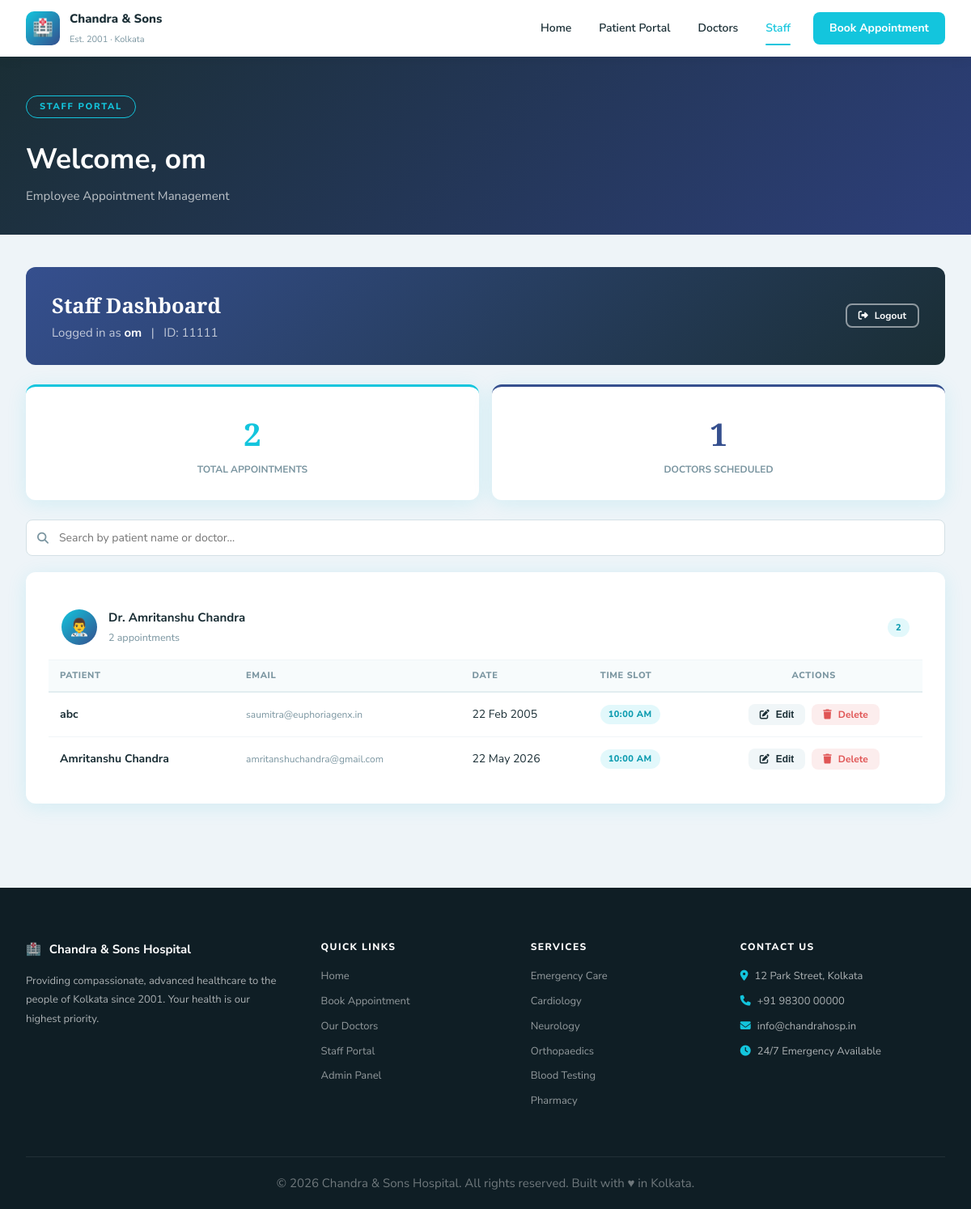
/staff.php (signed in), run on the app's committed database.
### tables this page shows
CREATE TABLE `appointments` (
  `id` int NOT NULL AUTO_INCREMENT,
  `patient_name` varchar(100) DEFAULT NULL,
  `email` varchar(100) DEFAULT NULL,
  `phone` varchar(15) DEFAULT NULL,
  `doctor_name` varchar(100) DEFAULT NULL,
  `appointment_date` date DEFAULT NULL,
  `appointment_time` varchar(50) DEFAULT NULL,
  `created_at` timestamp NULL DEFAULT CURRENT_TIMESTAMP,
  PRIMARY KEY (`id`)
);

### staff.php (the view, shortened to what this page needs)
<?php
$conn = new mysqli("localhost", "root", "Amrit@2020", "doctor_booking");
$msg = ""; $msg_type = "success";
$grouped_data = [];
$total_appts = 0;
if (isset($_SESSION['staff_id'])) {
    $appts = $conn->query("SELECT * FROM appointments ORDER BY doctor_name ASC, appointment_date ASC");
    if ($appts) { while ($row = $appts->fetch_assoc()) { $grouped_data[$row['doctor_name']][] = $row; $total_appts++; } }
}
require 'header.php';
?>
<div style="background:linear-gradient(135deg,var(--dark),#2d3f7a);padding:48px 0 36px;">
  <div class="container">
    <span class="section-label" style="color:var(--primary);border-color:var(--primary);">Staff Portal</span>
    <h1 style="color:white;font-size:2.2rem;margin-top:8px;">
      <?= isset($_SESSION['staff_id']) ? 'Welcome, '.htmlspecialchars($_SESSION['staff_name']) : 'Staff Login' ?>
    </h1>
    <p style="color:rgba(255,255,255,.7);margin-top:6px;">Employee Appointment Management</p>
  </div>
</div>
<div class="page-wrap page-wrap-alt">
<div class="container" style="padding-top:40px;">
<?php if (!isset($_SESSION['staff_id'])): ?>
<div style="max-width:460px;margin:auto;">
  <?php if ($msg): ?>
  <div class="alert alert-<?= $msg_type ?>"><i class="fa fa-exclamation-circle"></i> <?= htmlspecialchars($msg) ?></div>
  <?php endif; ?>
  <div class="form-card">
    <div style="text-align:center;margin-bottom:28px;">
      <div style="width:72px;height:72px;border-radius:50%;background:linear-gradient(135deg,var(--secondary),var(--dark));display:grid;place-items:center;font-size:2rem;margin:0 auto 16px;">👨‍💼</div>
      <h3>Staff Login</h3>
      <p class="text-muted">Access the appointment management system</p>
    </div>
    <form method="POST">
      <div class="form-group">
        <label class="form-label">Employee ID</label>
        <input name="uid" class="form-control" placeholder="Your staff employee ID" required>
      </div>
      <div class="form-group">
        <label class="form-label">Password</label>
        <input type="password" name="pass" class="form-control" placeholder="Your password" required>
      </div>
      <button class="btn btn-secondary btn-full" name="login">
        <i class="fa fa-sign-in-alt"></i> Login to Portal
      </button>
    </form>
  </div>
</div>
<?php else: ?>
<div class="dash-header" style="background:linear-gradient(135deg,var(--secondary),var(--dark));">
  <div>
    <h2>Staff Dashboard</h2>
    <p style="color:rgba(255,255,255,.7);">
      Logged in as <strong style="color:white;"><?= htmlspecialchars($_SESSION['staff_name']) ?></strong>
      &nbsp; | &nbsp; ID: <?= htmlspecialchars($_SESSION['staff_id']) ?>
    </p>
  </div>
  <a href="staff.php?logout=1" class="btn btn-outline-white btn-sm">
    <i class="fa fa-sign-out-alt"></i> Logout
  </a>
</div>
<div class="grid-2 mb-24" style="gap:16px;">
  <div class="dash-card" style="text-align:center;border-top:3px solid var(--primary);">
    <div style="font-size:2.4rem;font-family:'Playfair Display',serif;color:var(--primary);font-weight:900;"><?= $total_appts ?></div>
    <div style="font-size:12px;color:var(--muted);font-weight:700;margin-top:4px;">TOTAL APPOINTMENTS</div>
  </div>
  <div class="dash-card" style="text-align:center;border-top:3px solid var(--secondary);">
    <div style="font-size:2.4rem;font-family:'Playfair Display',serif;color:var(--secondary);font-weight:900;"><?= count($grouped_data) ?></div>
    <div style="font-size:12px;color:var(--muted);font-weight:700;margin-top:4px;">DOCTORS SCHEDULED</div>
  </div>
</div>
<div class="search-wrap">
  <i class="fa fa-search"></i>
  <input type="text" id="searchInput" class="search-input" onkeyup="filterData()" placeholder="Search by patient name or doctor…">
</div>
<?php if (!empty($grouped_data)): ?>
<div id="dataWrapper">
  <?php foreach ($grouped_data as $doctor => $pat_list): ?>
  <div class="doc-section filter-card dash-card" data-doctor="<?= strtolower(htmlspecialchars($doctor)) ?>" style="margin-bottom:24px;">
    <div class="doc-section-header">
      <div class="doc-avatar-sm">👨‍⚕️</div>
      <div>
        <h4 style="color:var(--dark);margin:0;">Dr. <?= htmlspecialchars($doctor) ?></h4>
        <small style="color:var(--muted);"><?= count($pat_list) ?> appointment<?= count($pat_list)>1?'s':'' ?></small>
      </div>
      <span class="badge badge-primary" style="margin-left:auto;"><?= count($pat_list) ?></span>
    </div>
    <div class="table-wrap">
      <table>
        <thead>
          <tr><th>Patient</th><th>Email</th><th>Date</th><th>Time Slot</th><th style="text-align:center;">Actions</th></tr>
        </thead>
        <tbody>
          <?php foreach ($pat_list as $row): ?>
          <tr class="patient-row" data-name="<?= strtolower(htmlspecialchars($row['patient_name'])) ?>">
            <td><strong style="color:var(--dark);"><?= htmlspecialchars($row['patient_name']) ?></strong></td>
            <td><span style="font-size:12px;color:var(--muted);"><?= htmlspecialchars($row['email']) ?></span></td>
            <td><?= date('d M Y', strtotime($row['appointment_date'])) ?></td>
            <td><span class="badge badge-primary"><?= htmlspecialchars($row['appointment_time']) ?></span></td>
            <td style="text-align:center;">
              <div style="display:flex;gap:8px;justify-content:center;">
                <button class="btn btn-ghost btn-sm" onclick="toggleEdit(<?= $row['id'] ?>)">
                  <i class="fa fa-edit"></i> Edit
                </button>
                <a href="staff.php?delete=<?= $row['id'] ?>" class="btn btn-danger-soft btn-sm"
                   onclick="return confirm('Delete this appointment permanently?')">
                  <i class="fa fa-trash"></i> Delete
                </a>
              </div>
            </td>
          </tr>
          <?php endforeach; ?>
        </tbody>
      </table>
    </div>
  </div>
  <?php endforeach; ?>
</div>
<?php endif; ?>
<?php endif; ?>
</div>
</div>
<?php require 'footer.php'; ?>

### css/style.css (style rules this page uses)
:root { --primary: #13C5DD; --primary-dark: #0d9cb0; --secondary: #354F8E; --dark: #1a2e35; --light: #f0f6f8; --muted: #7a95a0; --success: #27c98f; --danger: #e05555; --warning: #f5c842; --radius: 12px; --radius-sm: 8px; --shadow: 0 4px 24px rgba(19,197,221,.12); --shadow-md: 0 8px 40px rgba(53,79,142,.15); }
*, *::before, *::after { box-sizing: border-box; margin: 0; padding: 0; }
html { scroll-behavior: smooth; }
body { font-family: 'Nunito Sans', sans-serif; background: #f5f8fa; color: var(--dark); line-height: 1.6; font-size: 15px; }
.container { max-width: 1200px; margin: 0 auto; padding: 0 32px; }
.section-label { display: inline-block; font-size: 11px; font-weight: 800; letter-spacing: .16em; text-transform: uppercase; color: var(--primary); border: 1.5px solid var(--primary); border-radius: 20px; padding: 4px 16px; margin-bottom: 14px; }
.mb-24 { margin-bottom: 24px; }
.grid-2 { display: grid; grid-template-columns: 1fr 1fr; gap: 24px; }
.btn { display: inline-flex; align-items: center; gap: 8px; padding: 11px 24px; border-radius: 8px; font-size: 14px; font-weight: 700; border: none; cursor: pointer; text-decoration: none; transition: all .2s; line-height: 1; }
.btn-outline-white { background: transparent; color: white; border: 2px solid rgba(255,255,255,.5); }
.btn-ghost { background: var(--light); color: var(--dark); border: none; }
.btn-danger-soft { background: rgba(224,85,85,.1); color: var(--danger); }
.btn-sm { padding: 7px 14px; font-size: 12px; }
.page-wrap { padding: 0 0 80px; }
.page-wrap-alt { background: #eef4f8; padding-top: 0; }
.dash-card { background: white; border-radius: var(--radius); padding: 28px; box-shadow: var(--shadow); margin-bottom: 0; }
.dash-header { background: linear-gradient(135deg, var(--primary), var(--secondary)); border-radius: var(--radius); padding: 28px 32px; display: flex; align-items: center; justify-content: space-between; color: white; margin-bottom: 24px; }
.dash-header h2 { font-family: 'Playfair Display', serif; font-size: 1.6rem; font-weight: 900; }
.badge { display: inline-block; padding: 3px 10px; border-radius: 20px; font-size: 11px; font-weight: 800; letter-spacing: .04em; }
.badge-primary { background: rgba(19,197,221,.12); color: var(--primary-dark); }
.table-wrap { overflow-x: auto; }
table { width: 100%; border-collapse: collapse; }
th { font-size: 11px; font-weight: 800; text-transform: uppercase; letter-spacing: .06em; color: var(--muted); padding: 10px 14px; background: #f7fbfc; border-bottom: 2px solid #e2edf0; text-align: left; }
td { padding: 14px; border-bottom: 1px solid #f0f5f7; font-size: 14px; vertical-align: middle; }
tr:last-child td { border-bottom: none; }
.search-wrap { position: relative; margin-bottom: 20px; }
.search-wrap i { position: absolute; left: 14px; top: 50%; transform: translateY(-50%); color: var(--muted); font-size: 14px; }
.search-input { width: 100%; padding: 12px 14px 12px 40px; border: 1.5px solid #d4e0e5; border-radius: var(--radius-sm); font-family: inherit; font-size: 14px; outline: none; transition: border-color .2s; }
.doc-section-header { display: flex; align-items: center; gap: 14px; padding: 16px; border-bottom: 1px solid #f0f5f7; margin-bottom: 0; }
.doc-avatar-sm { width: 44px; height: 44px; border-radius: 50%; background: linear-gradient(135deg, var(--primary), var(--secondary)); display: grid; place-items: center; font-size: 1.3rem; }

### data on the page
appointments: patient_name "abc", email "saumitra@euphoriagenx.in", appointment_date "22 Feb 2005", appointment_time "10:00 AM"
appointments: patient_name "Amritanshu Chandra", email "amritanshuchandra@gmail.com", appointment_date "22 May 2026", appointment_time "10:00 AM"

### other printed values
$_SESSION['staff_name'] "om"
$_SESSION['staff_id'] "11111"
$total_appts "2"
count($grouped_data) "1"
$doctor "Amritanshu Chandra"
count($pat_list) "2"
